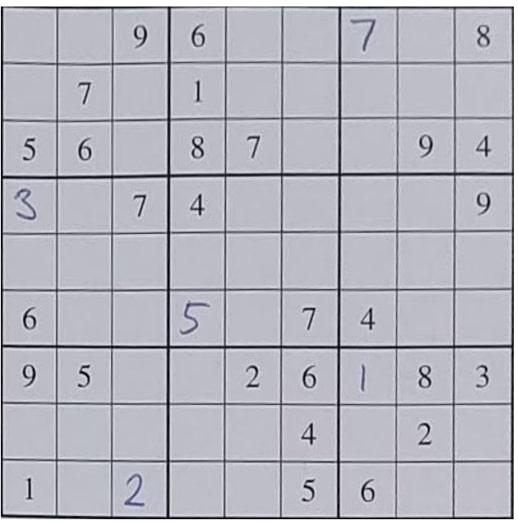
%> input picture images/im001_frg.jpg, 518 x 523 px
$ octave --eval "result = cell_augment(imread('../images/im001_frg.jpg'));"   (GNU Octave 9; MATLAB toolbox functions it lacks are replaced by stand-ins)
%> lines starting %> are read from the running program, lines starting %| are printed output that depends on the picture; in (x1, y1, x2, y2) boxes, pixels count from 0 and x2, y2 are one past the last pixel; in counts of white or black regions, pixels touching at a corner belong together; the program's own positions count from 1
function Xout = cell_augment(X, do_rotate, do_brightness, do_blur)
% cell_augment  Augment a 28x28 cell image (or 28x28xN) for training.
%   X: 28x28 or 28x28xN double in [0,1].
%   do_rotate, do_brightness, do_blur: optional flags (default true).
%   Returns same size as X.

if nargin < 2, do_rotate = true; end
if nargin < 3, do_brightness = true; end
if nargin < 4, do_blur = true; end

Xout = X;
%> Xout is the input picture: size 523x518x3 uint8; mean R, G, B 181.4, 181.4, 191.1
single = (ndims(X) == 2);
%> single = false
if single
    Xout = reshape(Xout, 28, 28, 1);
end
N = size(Xout, 3);
%> N = 3

for i = 1:N
    im = Xout(:, :, i);
    if do_rotate
        angle = (rand - 0.5) * 20;  % ±10 deg
        im = imrotate(im, angle, 'bilinear', 'crop');
        im = im(1:28, 1:28);
    end
    if do_brightness
        g = 0.7 + 0.6 * rand;  % 0.7..1.3
        im = min(1, max(0, im * g));
    end
    if do_blur
        if rand < 0.5
            im = imgaussfilt(im, 0.5 + 0.5*rand);
        end
    end
    Xout(:, :, i) = im;
end
%> this loop made 1 pass
%> pass 1, in cell_augment, `im = imrotate(im, angle, 'bilinear', 'crop');`:
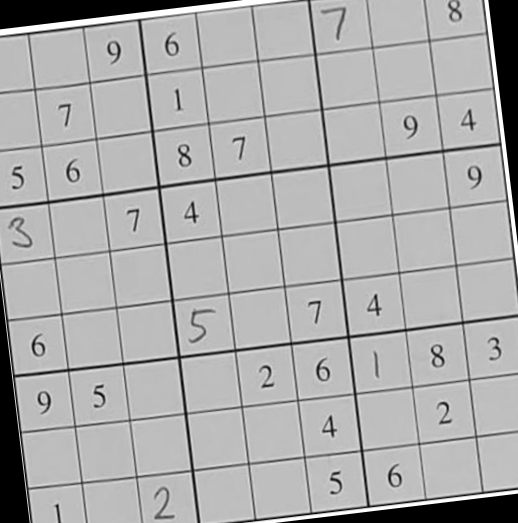
%> im: size 523x518 uint8; min 0, max 255, mean 171.5
%> pass 1, in cell_augment, `im = im(1:28, 1:28);`:
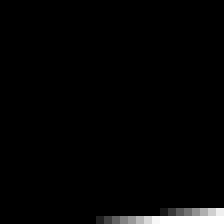
%> im: size 28x28 uint8 (shown 8 times larger); min 0, max 255, mean 5.4
%> pass 1, in cell_augment, `im = min(1, max(0, im * g));`:
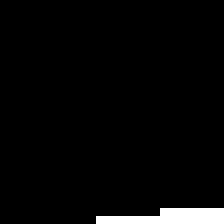
%> im: size 28x28 uint8 (shown 8 times larger); values 0 (black) and 1 (white), 3.1% white; 1 white region, box (x1, y1, x2, y2) and area: (12, 26, 28, 28) 24

if single
    Xout = Xout(:, :, 1);
end
%> (the run ends here)

$ run again, on images/im002_frg.jpg
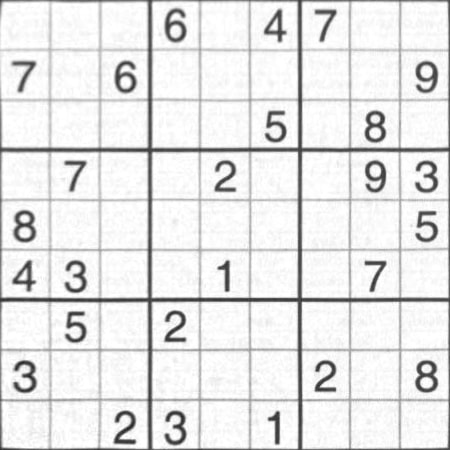
%> input picture images/im002_frg.jpg, 450 x 450 px
%> in cell_augment, Xout is the input picture: size 450x450x3 uint8; min 36, max 255, mean 230.3
%> the loop in cell_augment, `for i = 1:N` made 1 pass
%> pass 1, in cell_augment, `im = imrotate(im, angle, 'bilinear', 'crop');`:
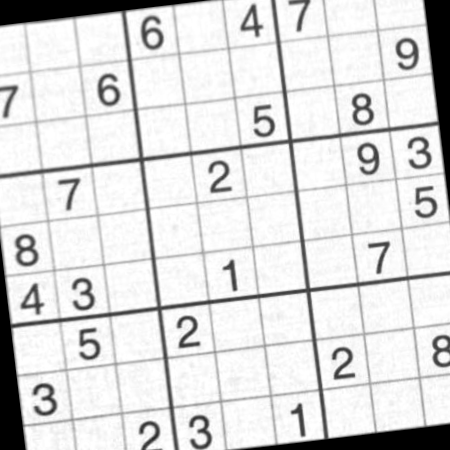
%> im: size 450x450 uint8; min 0, max 255, mean 218.4
%> pass 1, in cell_augment, `im = min(1, max(0, im * g));`:
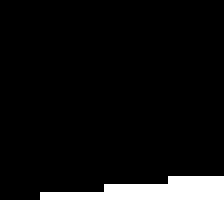
%> im: size 28x28 uint8 (shown 8 times larger); values 0 (black) and 1 (white), 16.5% white; 1 white region, box (x1, y1, x2, y2) and area: (0, 22, 28, 28) 129
